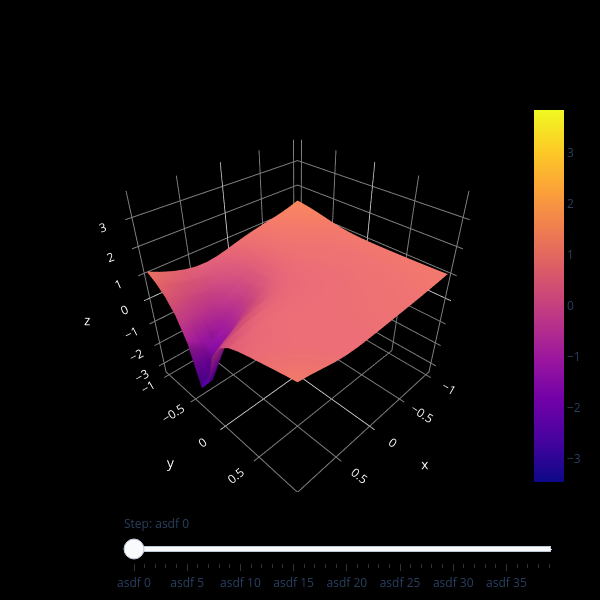

Here is the notebook cell this chart was saved with:
### Code cell
# generate the loss landscape (Full History)
N_STATES = len(trajectory)

N    = 16
α, β = np.array([1, 1]) * 0.5
a, b = torch.linspace(-1, 1, N), torch.linspace(-1, 1, N)
a, b = torch.meshgrid(a, b, indexing="ij")
Z    = torch.zeros(N_STATES, N, N)

for n in tqdm(range(N_STATES), ncols=120):
    EVAL_STATE = trajectory[n]
    for i in range(N):
        for j in range(N):
            tempstate = copy.deepcopy(EVAL_STATE)
            for key, value in tempstate.items():
                tempstate[key] = tempstate[key] + α * a[i, j] * DIR1[key] + β * b[i, j] * DIR2[key]

            model.load_state_dict(tempstate)
            pred     = model(SAMPLES)
            loss     = criterion(SAMPLES, pred)
            loss_avg = torch.mean(loss)
            Z[n, i, j] = loss_avg.item()

# define the figure object and add the static plots and traces here (initial plots also here!)
fig = go.Figure()

# static layout constraints (initial annotations also here!)
fig.add_trace(go.Surface(
    x=a, y=b, z= torch.log(Z[0, :, :] + 1e-6),
    cmin=torch.log(Z.min() + 1e-6).item(), cmax=torch.log(Z.max() + 1e-6).item()
    ))

# create different frames (one for each time t) ------------------------------------------------------------------------
frames = []
for n in range(N_STATES):
    frames.append(go.Frame(
        # in data are all the plot / traces (like contourf, and scatter or lines)
        data = [
            go.Surface(
                x=a, y=b, z= torch.log(Z[n, :, :] + 1e-6),
                cmin=torch.log(Z.min() + 1e-6).item(), cmax=torch.log(Z.max() + 1e-6).item()
                ),
            ],
        # one name for each frame (has to match up EXACTLY with the "args" in slider!)
        name = f"state {int(n)}",
        # here are all the layout modifications (annotations or formatting)
        # layout = go.Layout()
    ))
    
# Add all the frames to the figure -------------------------------------------------------------------------------------
fig.frames = frames

# Add the slider and play button ---------------------------------------------------------------------------------------
fig.update_layout(
    sliders = [
        # this is one slider (= one dict)
        dict(
            # the active controls the initial position of the slider (just use an index)
            active = 0, 
            # here a separate dict for each timestep is defined
            steps = [
                dict(
                    method = "animate", 
                    args = [
                        # this has the be the EXACT name of a frame (= list of frame names to be shown)
                        [f"state {int(n)}"], 
                        dict(
                            mode="immediate", 
                            frame = dict(duration = 500, redraw = True)
                            )
                        ],
                    # this is just how all the ticks are labelled ... (doesnt have to match with frame name)
                    label = f"asdf {n}"
                ) for n in range(N_STATES)
            ],
            transition = dict(duration = 0),
            x = 0.1,
            xanchor = "left",
            y = 0,
            yanchor = "top",
            currentvalue = dict(prefix = "Step: ")
        )
    ],
    uirevision = "const",
    width=600, height=600,
    paper_bgcolor='rgba(0,0,0,1)',
    plot_bgcolor='rgba(0,0,0,0)',
    scene=dict(
        xaxis=dict(
            backgroundcolor="black",
            color="white",
            gridcolor="gray"
        ),
        yaxis=dict(
            backgroundcolor="black",
            color="white",
            gridcolor="gray"
        ),
        zaxis=dict(
            backgroundcolor="black",
            color="white",
            gridcolor="gray",
            range=[torch.log(Z.min() + 1e-6), torch.log(Z.max() + 1e-6)]
        ),
        aspectratio=dict(x=1, y=1, z=1)
    ),
)    
 
fig.show()

### Figure 1 — Plotly figure (JSON) as saved in the notebook; plotly's stock layout.template omitted (floating-point values rounded to 4 significant figures; data arrays with more than 128 entries replaced by an {"elided": "..."} marker saying what was removed)
{"data": [{"cmax": 3.849, "cmin": -3.456, "type": "surface", "x": {"elided": "16x16 float values"}, "y": {"elided": "16x16 float values"}, "z": {"elided": "16x16 float values"}}], "layout": {"height": 600, "paper_bgcolor": "rgba(0,0,0,1)", "plot_bgcolor": "rgba(0,0,0,0)", "scene": {"aspectratio": {"x": 1, "y": 1, "z": 1}, "xaxis": {"backgroundcolor": "black", "color": "white", "gridcolor": "gray"}, "yaxis": {"backgroundcolor": "black", "color": "white", "gridcolor": "gray"}, "zaxis": {"backgroundcolor": "black", "color": "white", "gridcolor": "gray", "range": [-3.456, 3.849]}}, "sliders": [{"active": 0, "currentvalue": {"prefix": "Step: "}, "steps": [{"args": [["state 0"], {"frame": {"duration": 500, "redraw": true}, "mode": "immediate"}], "label": "asdf 0", "method": "animate"}, {"args": [["state 1"], {"frame": {"duration": 500, "redraw": true}, "mode": "immediate"}], "label": "asdf 1", "method": "animate"}, {"args": [["state 2"], {"frame": {"duration": 500, "redraw": true}, "mode": "immediate"}], "label": "asdf 2", "method": "animate"}, {"args": [["state 3"], {"frame": {"duration": 500, "redraw": true}, "mode": "immediate"}], "label": "asdf 3", "method": "animate"}, {"args": [["state 4"], {"frame": {"duration": 500, "redraw": true}, "mode": "immediate"}], "label": "asdf 4", "method": "animate"}, {"args": [["state 5"], {"frame": {"duration": 500, "redraw": true}, "mode": "immediate"}], "label": "asdf 5", "method": "animate"}, {"args": [["state 6"], {"frame": {"duration": 500, "redraw": true}, "mode": "immediate"}], "label": "asdf 6", "method": "animate"}, {"args": [["state 7"], {"frame": {"duration": 500, "redraw": true}, "mode": "immediate"}], "label": "asdf 7", "method": "animate"}, {"args": [["state 8"], {"frame": {"duration": 500, "redraw": true}, "mode": "immediate"}], "label": "asdf 8", "method": "animate"}, {"args": [["state 9"], {"frame": {"duration": 500, "redraw": true}, "mode": "immediate"}], "label": "asdf 9", "method": "animate"}, {"args": [["state 10"], {"frame": {"duration": 500, "redraw": true}, "mode": "immediate"}], "label": "asdf 10", "method": "animate"}, {"args": [["state 11"], {"frame": {"duration": 500, "redraw": true}, "mode": "immediate"}], "label": "asdf 11", "method": "animate"}, {"args": [["state 12"], {"frame": {"duration": 500, "redraw": true}, "mode": "immediate"}], "label": "asdf 12", "method": "animate"}, {"args": [["state 13"], {"frame": {"duration": 500, "redraw": true}, "mode": "immediate"}], "label": "asdf 13", "method": "animate"}, {"args": [["state 14"], {"frame": {"duration": 500, "redraw": true}, "mode": "immediate"}], "label": "asdf 14", "method": "animate"}, {"args": [["state 15"], {"frame": {"duration": 500, "redraw": true}, "mode": "immediate"}], "label": "asdf 15", "method": "animate"}, {"args": [["state 16"], {"frame": {"duration": 500, "redraw": true}, "mode": "immediate"}], "label": "asdf 16", "method": "animate"}, {"args": [["state 17"], {"frame": {"duration": 500, "redraw": true}, "mode": "immediate"}], "label": "asdf 17", "method": "animate"}, {"args": [["state 18"], {"frame": {"duration": 500, "redraw": true}, "mode": "immediate"}], "label": "asdf 18", "method": "animate"}, {"args": [["state 19"], {"frame": {"duration": 500, "redraw": true}, "mode": "immediate"}], "label": "asdf 19", "method": "animate"}, {"args": [["state 20"], {"frame": {"duration": 500, "redraw": true}, "mode": "immediate"}], "label": "asdf 20", "method": "animate"}, {"args": [["state 21"], {"frame": {"duration": 500, "redraw": true}, "mode": "immediate"}], "label": "asdf 21", "method": "animate"}, {"args": [["state 22"], {"frame": {"duration": 500, "redraw": true}, "mode": "immediate"}], "label": "asdf 22", "method": "animate"}, {"args": [["state 23"], {"frame": {"duration": 500, "redraw": true}, "mode": "immediate"}], "label": "asdf 23", "method": "animate"}, {"args": [["state 24"], {"frame": {"duration": 500, "redraw": true}, "mode": "immediate"}], "label": "asdf 24", "method": "animate"}, {"args": [["state 25"], {"frame": {"duration": 500, "redraw": true}, "mode": "immediate"}], "label": "asdf 25", "method": "animate"}, {"args": [["state 26"], {"frame": {"duration": 500, "redraw": true}, "mode": "immediate"}], "label": "asdf 26", "method": "animate"}, {"args": [["state 27"], {"frame": {"duration": 500, "redraw": true}, "mode": "immediate"}], "label": "asdf 27", "method": "animate"}, {"args": [["state 28"], {"frame": {"duration": 500, "redraw": true}, "mode": "immediate"}], "label": "asdf 28", "method": "animate"}, {"args": [["state 29"], {"frame": {"duration": 500, "redraw": true}, "mode": "immediate"}], "label": "asdf 29", "method": "animate"}, {"args": [["state 30"], {"frame": {"duration": 500, "redraw": true}, "mode": "immediate"}], "label": "asdf 30", "method": "animate"}, {"args": [["state 31"], {"frame": {"duration": 500, "redraw": true}, "mode": "immediate"}], "label": "asdf 31", "method": "animate"}, {"args": [["state 32"], {"frame": {"duration": 500, "redraw": true}, "mode": "immediate"}], "label": "asdf 32", "method": "animate"}, {"args": [["state 33"], {"frame": {"duration": 500, "redraw": true}, "mode": "immediate"}], "label": "asdf 33", "method": "animate"}, {"args": [["state 34"], {"frame": {"duration": 500, "redraw": true}, "mode": "immediate"}], "label": "asdf 34", "method": "animate"}, {"args": [["state 35"], {"frame": {"duration": 500, "redraw": true}, "mode": "immediate"}], "label": "asdf 35", "method": "animate"}, {"args": [["state 36"], {"frame": {"duration": 500, "redraw": true}, "mode": "immediate"}], "label": "asdf 36", "method": "animate"}, {"args": [["state 37"], {"frame": {"duration": 500, "redraw": true}, "mode": "immediate"}], "label": "asdf 37", "method": "animate"}, {"args": [["state 38"], {"frame": {"duration": 500, "redraw": true}, "mode": "immediate"}], "label": "asdf 38", "method": "animate"}, {"args": [["state 39"], {"frame": {"duration": 500, "redraw": true}, "mode": "immediate"}], "label": "asdf 39", "method": "animate"}], "transition": {"duration": 0}, "x": 0.1, "xanchor": "left", "y": 0, "yanchor": "top"}], "uirevision": "const", "width": 600}}
